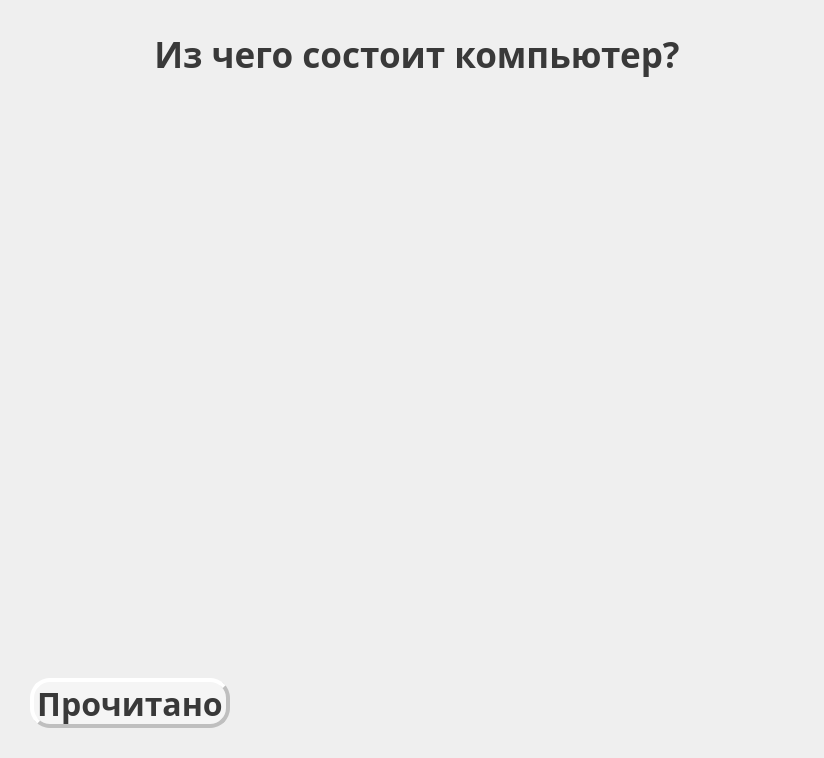
<?xml version="1.0" encoding="UTF-8"?>
<ui version="4.0">
 <class>QWidget</class>
 <widget class="QWidget" name="QWidget">
  <property name="geometry">
   <rect>
    <x>0</x>
    <y>0</y>
    <width>824</width>
    <height>758</height>
   </rect>
  </property>
  <property name="minimumSize">
   <size>
    <width>800</width>
    <height>720</height>
   </size>
  </property>
  <property name="font">
   <font>
    <family>Franklin Gothic Demi</family>
    <pointsize>26</pointsize>
   </font>
  </property>
  <property name="windowTitle">
   <string>TechEng</string>
  </property>
  <property name="styleSheet">
   <string notr="true"/>
  </property>
  <layout class="QVBoxLayout" name="verticalLayout">
   <property name="leftMargin">
    <number>0</number>
   </property>
   <property name="topMargin">
    <number>0</number>
   </property>
   <property name="rightMargin">
    <number>0</number>
   </property>
   <property name="bottomMargin">
    <number>0</number>
   </property>
   <item>
    <widget class="QWidget" name="widget" native="true">
     <layout class="QVBoxLayout" name="verticalLayout_3">
      <property name="leftMargin">
       <number>0</number>
      </property>
      <property name="topMargin">
       <number>0</number>
      </property>
      <property name="rightMargin">
       <number>0</number>
      </property>
      <property name="bottomMargin">
       <number>0</number>
      </property>
      <item>
       <layout class="QVBoxLayout" name="verticalLayout_2">
        <property name="spacing">
         <number>10</number>
        </property>
        <property name="leftMargin">
         <number>30</number>
        </property>
        <property name="topMargin">
         <number>30</number>
        </property>
        <property name="rightMargin">
         <number>20</number>
        </property>
        <property name="bottomMargin">
         <number>30</number>
        </property>
        <item>
         <layout class="QHBoxLayout" name="horizontalLayout">
          <item>
           <widget class="QLabel" name="label">
            <property name="font">
             <font>
              <family>Trebuchet MS</family>
              <pointsize>26</pointsize>
              <weight>75</weight>
              <bold>true</bold>
             </font>
            </property>
            <property name="styleSheet">
             <string notr="true">color: rgb(57, 57, 57)</string>
            </property>
            <property name="text">
             <string>Из чего состоит компьютер?</string>
            </property>
            <property name="alignment">
             <set>Qt::AlignCenter</set>
            </property>
           </widget>
          </item>
         </layout>
        </item>
        <item>
         <spacer name="verticalSpacer_2">
          <property name="orientation">
           <enum>Qt::Vertical</enum>
          </property>
          <property name="sizeType">
           <enum>QSizePolicy::Minimum</enum>
          </property>
          <property name="sizeHint" stdset="0">
           <size>
            <width>20</width>
            <height>40</height>
           </size>
          </property>
         </spacer>
        </item>
        <item>
         <layout class="QHBoxLayout" name="horizontalLayout_2">
          <item>
           <spacer name="horizontalSpacer_2">
            <property name="orientation">
             <enum>Qt::Horizontal</enum>
            </property>
            <property name="sizeType">
             <enum>QSizePolicy::Fixed</enum>
            </property>
            <property name="sizeHint" stdset="0">
             <size>
              <width>40</width>
              <height>20</height>
             </size>
            </property>
           </spacer>
          </item>
          <item>
           <widget class="QLabel" name="label_2">
            <property name="sizePolicy">
             <sizepolicy hsizetype="Fixed" vsizetype="Fixed">
              <horstretch>0</horstretch>
              <verstretch>0</verstretch>
             </sizepolicy>
            </property>
            <property name="minimumSize">
             <size>
              <width>410</width>
              <height>410</height>
             </size>
            </property>
            <property name="maximumSize">
             <size>
              <width>410</width>
              <height>410</height>
             </size>
            </property>
            <property name="text">
             <string/>
            </property>
            <property name="pixmap">
             <pixmap>:/newPrefix/2023-12-11_19-37-16.png</pixmap>
            </property>
           </widget>
          </item>
          <item>
           <spacer name="horizontalSpacer">
            <property name="orientation">
             <enum>Qt::Horizontal</enum>
            </property>
            <property name="sizeType">
             <enum>QSizePolicy::Fixed</enum>
            </property>
            <property name="sizeHint" stdset="0">
             <size>
              <width>40</width>
              <height>20</height>
             </size>
            </property>
           </spacer>
          </item>
         </layout>
        </item>
        <item>
         <spacer name="verticalSpacer">
          <property name="orientation">
           <enum>Qt::Vertical</enum>
          </property>
          <property name="sizeType">
           <enum>QSizePolicy::MinimumExpanding</enum>
          </property>
          <property name="sizeHint" stdset="0">
           <size>
            <width>30</width>
            <height>40</height>
           </size>
          </property>
         </spacer>
        </item>
        <item>
         <widget class="QPushButton" name="readButton">
          <property name="sizePolicy">
           <sizepolicy hsizetype="Fixed" vsizetype="Fixed">
            <horstretch>0</horstretch>
            <verstretch>0</verstretch>
           </sizepolicy>
          </property>
          <property name="minimumSize">
           <size>
            <width>200</width>
            <height>50</height>
           </size>
          </property>
          <property name="maximumSize">
           <size>
            <width>200</width>
            <height>50</height>
           </size>
          </property>
          <property name="font">
           <font>
            <family>Trebuchet MS</family>
            <pointsize>24</pointsize>
            <weight>75</weight>
            <bold>true</bold>
           </font>
          </property>
          <property name="styleSheet">
           <string notr="true">QPushButton{background: rgba(255, 255, 255, 0.4);
border-radius: 20px;
border-style: outset;
 border-width: 4px;
border-color:rgb(191, 191, 191);
color:rgb(57, 57, 57);}

</string>
          </property>
          <property name="text">
           <string>Прочитано</string>
          </property>
         </widget>
        </item>
       </layout>
      </item>
     </layout>
    </widget>
   </item>
  </layout>
 </widget>
 <resources/>
 <connections/>
</ui>
